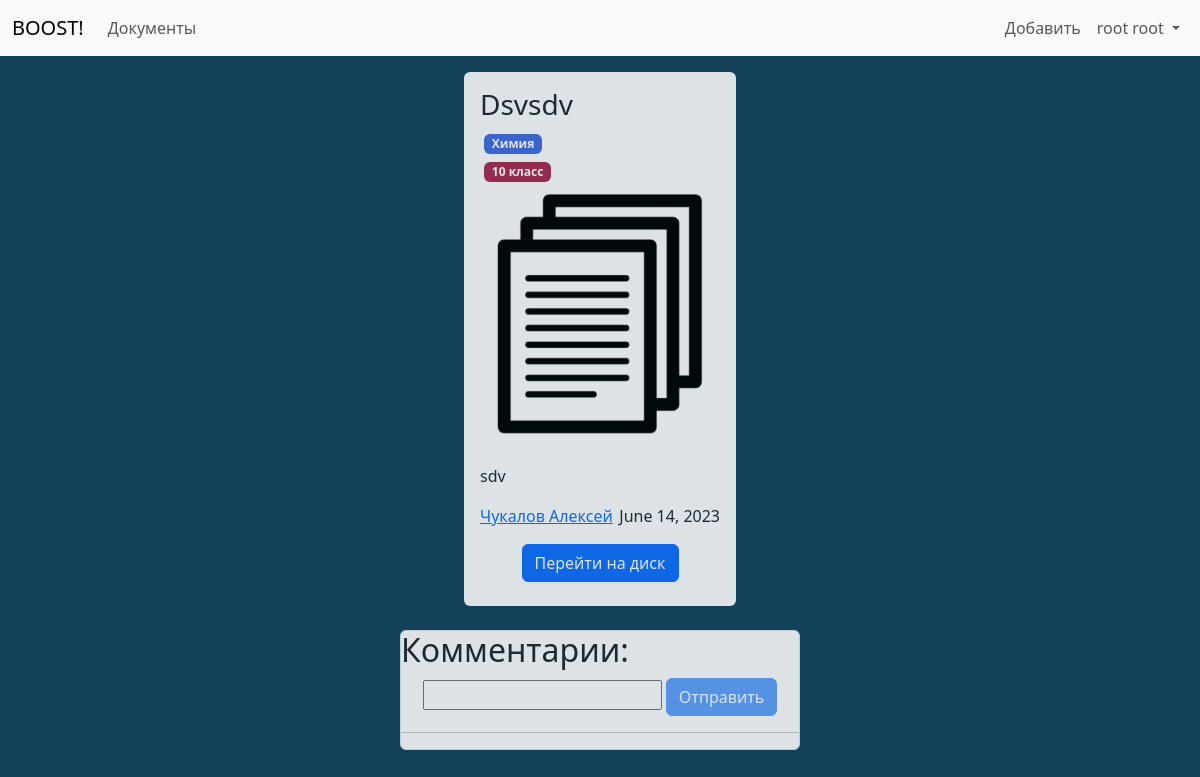
Screenshot of /document7/ (signed in) with the database file from the repository.
### accounts/models.py (models this page shows, shortened)
class User (AbstractBaseUser):
    objects = UserManager()
    email = models.EmailField(
        verbose_name='email address',
        max_length=255,
        unique=True
    )
    username = models.CharField(
        verbose_name='username',
        max_length=30,
        unique=True
    )
    avatar = models.ImageField(
        verbose_name='Avatar',
        default=DEFAULT_AVATAR,
        upload_to='media/',
        blank=False,
    )
    first_name = models.CharField(
        verbose_name='first name',
        max_length=30
    )
    last_name = models.CharField(
        verbose_name='last name',
        max_length=30
    )
    bookmarks = models.ManyToManyField(
        Doc,
        blank=True
    )
    is_active = models.BooleanField(default=True)
    staff = models.BooleanField(default=False)
    admin = models.BooleanField(default=False)
    USERNAME_FIELD = 'email'
    REQUIRED_FIELDS = ['username', 'first_name', 'last_name']
    def __str__(self):
        return f'{self.last_name} {self.first_name}'

### app/models.py (models this page shows, shortened)
class Doc (models.Model):
    title = models.CharField(max_length=255)
    description = models.CharField(max_length=511, blank=True)
    link = models.URLField(max_length=255, unique=True)
    path = models.CharField(max_length=127)
    preview = models.ImageField(
        upload_to='media/',
        blank=False,
        default='media/default_images/default_document.png'
    )
    likes = models.IntegerField(default=0)
    dislikes = models.IntegerField(default=0)
    comments = models.IntegerField(default=0)
    studies = models.ManyToManyField(Study)
    subjects = models.ManyToManyField(Subject)
    author = models.ForeignKey(User, on_delete=models.CASCADE)
    date = models.DateField()

### app/tags.py (models this page shows, shortened)
class Subject (models.Model):
    name = models.CharField(max_length=31, unique=True)
    color = models.CharField(max_length=7, unique=True)

class Study (models.Model):
    level = models.CharField(max_length=15, unique=True)
    color = models.CharField(max_length=7, unique=True)

### app/views.py (the view, shortened to what this page needs)
# urls.py: path('document<int:pk>/', login_required(views.doc_page, login_url='/login/'), name='doc_page'),
def doc_page(request, pk):
    doc = Doc.objects.get(pk=pk)
    doc.title = doc.title.capitalize()
    context = {
        'doc': doc
    }
    form = CommentForm()
    context['form'] = form
    return render(request, 'doc_page.html', context)

### app/forms.py
class CommentForm(forms.Form):
    comment = forms.CharField(
        widget=forms.TextInput,
        max_length=511
    )

### app/templates/doc_page.html (shortened to what this page needs)
<!DOCTYPE html>
{% load static %}
<html lang="en">
<head>
    <link rel="stylesheet" href="{% static 'bootstrap.min.css' %}">
    <link rel="stylesheet" href="{% static 'styles/doc_page.css' %}">
    <link rel="stylesheet" href="{% static 'styles/main.css' %}">
</head>
<body onload="load()">
    <header class="mb-3">
        {% include 'menu.html' %}
    </header>
    <main class="d-flex justify-content-center">
        <section class="col-4">
                    <section class="d-flex justify-content-center">
                        <section id="docCard" class="rounded p-3 mb-4">
                            <section class="">
                                <div class="d-flex justify-content-between">
                                    <h3>{{doc.title}}</h3>
                                    <button class="btn" name="bookmark" id="bookmarkBtn" onclick="postBookmark();setTimeout(loadData, 50)"></button>
                                </div>
                                <div class="mb-2">
                                    <div class="d-flex">
                                        {% for subject in doc.subjects.all %}
                                        <span class="badge m-1" style="background-color: {{subject.color}}">
                                            {{subject.name}}
                                        </span>
                                    {% endfor %}
                                    </div>
                                    <div class="d-flex">
                                        {% for study in doc.studies.all %}
                                        <span class="badge m-1" style="background-color: {{study.color}}">
                                            {{study.level}}
                                        </span>
                                    {% endfor %}
                                    </div>
                                </div>
                                <div class="d-flex justify-content-center">
                                    <img src="{{doc.preview.url}}" id="docImage" class="mb-3 " alt="">
                                </div>
                                    <div class="d-flex justify-content-center">
                                        <button class="btn" name="like" id="likeBtn" onclick="postLike();setTimeout(loadData, 50)"></button>
                                        <button class="btn" id="dislikeBtn" name="dislike" onclick="postDislike();setTimeout(loadData, 50)"></button>
                                        <button class="btn" id="commentBtn"></button>
                                    </div>
                                <p>{{doc.description}}</p>
                                <section class="d-flex justify-content-between">
                                    <a href="/id{{doc.author.pk}}">{{doc.author}}</a>
                                    <p>{{doc.date}}</p>
                                </section>
                                <section class="d-flex justify-content-center">
                                    <form method="POST">
                                        <a href="{{doc.link}}" class="btn btn-primary mb-2">
                                            Перейти на диск
                                        </a>
                                    </form>
                                </section>
                            </section>
                        </section>
                    </section>
                    <section class="border border-1 rounded" id="commentsSection">
                        <h2>Комментарии:</h2>
                        <div class="d-flex justify-content-center">
                            <form method="POST">
                                <input type="text" id="messageInput" name="messageInput">
                                <input class="btn btn-primary" type="button" id="messageButton" value="Отправить" onclick="postComment();setTimeout(loadData, 50)" disabled>
                            </form>
                        </div>
                        <hr>
                    </section>
        </section>
    </main>
</body>
</html>

### app/templates/menu.html (shortened to what this page needs)
<nav class="navbar navbar-expand-lg bg-body-tertiary">
        <div class="container-fluid">
          <div class="d-flex">
          {% if request.path == '/' %}
          <a class="navbar-brand" href="#">BOOST!</a>
          {% else %}
          <a class="navbar-brand" href="/">BOOST!</a>
          {% endif %}
          {% if request.path != '/docs/' %}
          <ul class="navbar-nav">
            <li class="nav-item">
              <a class="nav-link" href="/docs/">Документы</a>
            </li>
          </ul>
          {% endif %}
          </div>
            <div class="d-flex justify-content-end">
          <div class="collapse navbar-collapse" id="navbarNavDropdown">
            <ul class="navbar-nav">
              {% if request.user.is_authenticated %}
                <li class="nav-item">
                  <a class="nav-link" href="/create">Добавить</a>
                </li>
              <div class="dropdown-center">
                <li class="nav-item dropdown">
                  <a class="nav-link dropdown-toggle" href="#" role="button" data-bs-toggle="dropdown" aria-expanded="false">
                    {{request.user}}
                  </a>
                </li>
              </div>
              {% else %}
              <li class="nav-item">
                <a class="nav-link" href="/login">Войти</a>
              </li>
              {% endif %}
            </ul>
            </div>
          </div>
        </div>
      </nav>

### static/styles/doc_page.css (style rules this page uses)
#docCard { max-width: 30vw; background-color: #fff; opacity: 0.85; }
#commentsSection { background-color: #fff; opacity: 0.85; }
#docImage { max-width: 20vw; }

### static/styles/main.css (style rules this page uses)
body { background-color: #14425A; }
img { width: 100%; }

### rows the page displays
User: user "root root"
Doc: title "Dsvsdv", preview (placeholder picture), description "sdv", author "Чукалов Алексей", date "June 14, 2023"
Subject: name "Химия"
Study: level "10 класс"
